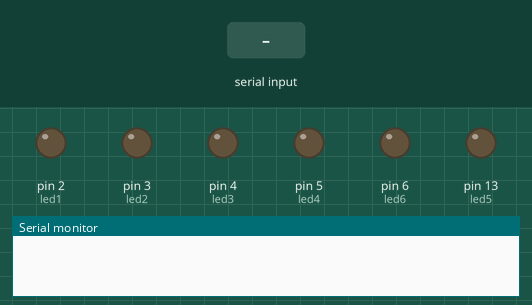
Simulated run of this sketch. Board: Arduino Uno, built with avr-gcc and run on an emulated ATmega328P. Parts: output pins drawn as LEDs (lit = HIGH), the last lines printed to the serial monitor. Inputs (shaded band) come from the test bench.

Above: at 1.2 s.
1.3 s: "*all on" received over the second serial link
At 2.5 s:
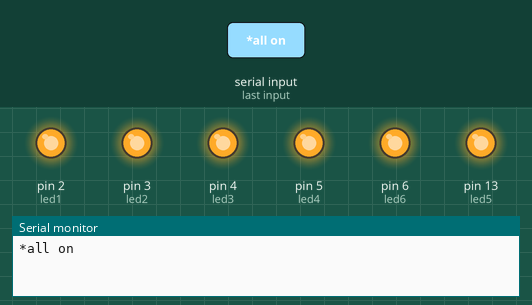
2.8 s: "*all of" received over the second serial link
At 3.8 s:
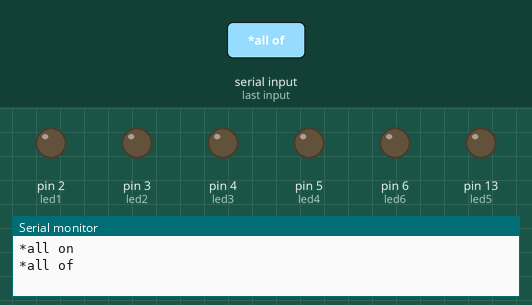
4.3 s: "*light on" received over the second serial link
At 5.5 s:
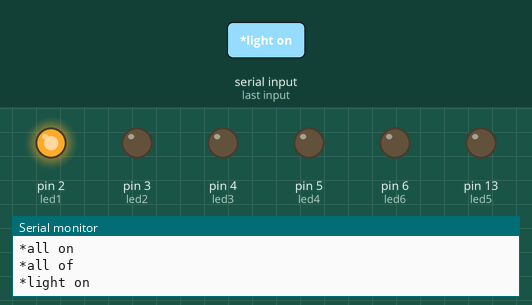
5.8 s: "*fan on" received over the second serial link
At 7.0 s:
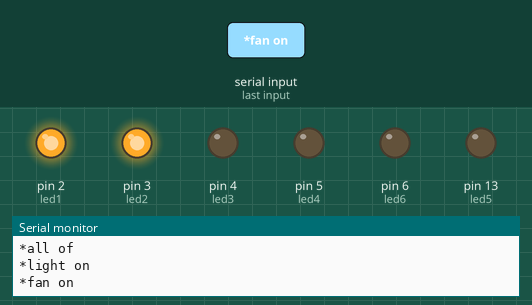
7.3 s: "*bedroom fan on" received over the second serial link
At 7.8 s:
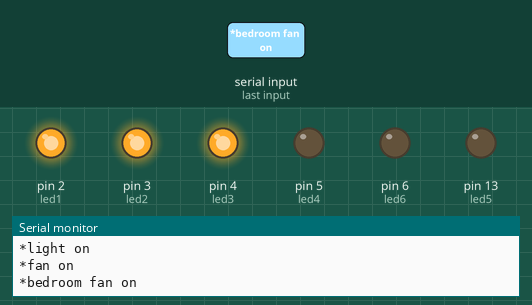
8.9 s: "*bedroom lights on" received over the second serial link
At 10.1 s:
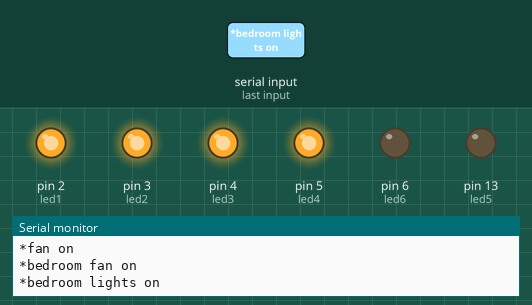
Timing chart, 0 to 11.5 s (numbered marks = the images above; inputs shaded):
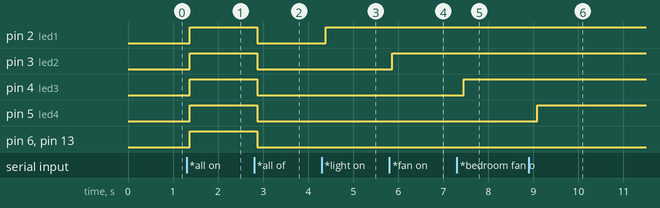

The sketch:

Home_Automation_Using_Arduino.ino
```cpp
//by Jaya Simha Reddy Nandyala


#include <SoftwareSerial.h>
SoftwareSerial myserial(10, 11); // RX, TX

String voice;
int
led1 = 2, //Connect LED 1 To Pin #2
led2 = 3, //Connect LED 2 To Pin #3
led3 = 4, //Connect LED 3 To Pin #4
led4 = 5, //Connect LED 4 To Pin #5
led6 = 6,
led5 = 13; //Connect LED 5 To Pin #6

//--------------------------Call A Function-------------------------------//
void allon(){
     digitalWrite(led1, HIGH);
     digitalWrite(led2, HIGH);
     digitalWrite(led3, HIGH);
     digitalWrite(led4, HIGH);
     digitalWrite(led5, HIGH);
     digitalWrite(led6, HIGH);
}
void alloff(){
     digitalWrite(led1, LOW);
     digitalWrite(led2, LOW);
     digitalWrite(led3, LOW);
     digitalWrite(led4, LOW);
     digitalWrite(led5, LOW);
     digitalWrite(led6, LOW);
}
//-----------------------------------------------------------------------//
void setup() {
  Serial.begin(9600);
  myserial.begin(9600);
  pinMode(led1, OUTPUT);
  pinMode(led2, OUTPUT);
  pinMode(led3, OUTPUT);
  pinMode(led4, OUTPUT);
  pinMode(led5, OUTPUT);
  pinMode(led6, OUTPUT);
}
//-----------------------------------------------------------------------//
void loop() {
  while (myserial.available()){  //Check if there is an available byte to read
  delay(10); //Delay added to make thing stable
  char c = myserial.read(); //Conduct a serial read
  if (c == '#') {break;} //Exit the loop when the # is detected after the word
  voice += c; //Shorthand for voice = voice + c
  }
  if (voice.length() > 0) {
    Serial.println(voice);
//-----------------------------------------------------------------------//
  //----------Control Multiple Pins/ LEDs----------//
       if(voice == "*all on") {allon();}  //Turn on All Pins (Call Function)
  else if(voice == "*all of"){alloff();} //Turn off  All Pins (Call Function)

  //----------Turn On One-By-One----------//
  else if(voice == "*light on") {digitalWrite(led1, HIGH);}
  else if(voice == "*fan on") {digitalWrite(led2, HIGH);}
  else if(voice == "*bedroom fan on") {digitalWrite(led3, HIGH);}
  else if(voice == "*bedroom lights on") {digitalWrite(led4, HIGH);}
  else if(voice == "*on") {digitalWrite(led5, HIGH);}
  else if(voice == "*flash on") {digitalWrite(led6, HIGH);}
  //----------Turn Off One-By-One----------//
  else if(voice == "*light off") {digitalWrite(led1, LOW);}
  else if(voice == "*fan off") {digitalWrite(led2, LOW);}
  else if(voice == "*bedroom fan off") {digitalWrite(led3, LOW);}
  else if(voice == "*bedroom lights off") {digitalWrite(led4, LOW);}
  else if(voice == "*of") {digitalWrite(led5, LOW);}
  else if(voice == "*flash off") {digitalWrite(led6, LOW);}
//-----------------------------------------------------------------------//
voice="";}} //Reset the variable after initiating
```

Measured:
- after the input at 1.3 s, pin 2 (led1), pin 3 (led2), pin 4 (led3), pin 5 (led4), pin 6 (led6), pin 13 (led5): LOW → HIGH after 0.07 s
- after the input at 2.8 s, pin 2 (led1), pin 3 (led2), pin 4 (led3), pin 5 (led4), pin 6 (led6), pin 13 (led5): HIGH → LOW after 0.07 s
- after the input at 4.3 s, pin 2 (led1): LOW → HIGH after 0.09 s
- after the input at 5.8 s, pin 3 (led2): LOW → HIGH after 0.07 s
- after the input at 7.3 s, pin 4 (led3): LOW → HIGH after 0.15 s
- after the input at 8.9 s, pin 5 (led4): LOW → HIGH after 0.18 s
